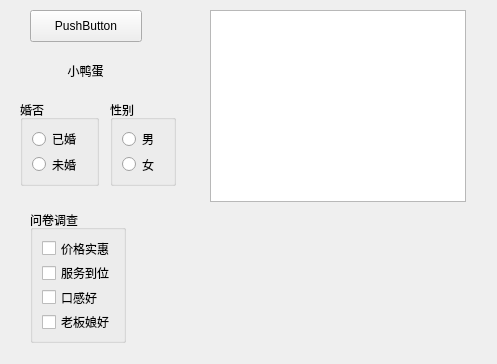
<?xml version="1.0" encoding="UTF-8"?>
<ui version="4.0">
 <class>Widget</class>
 <widget class="QWidget" name="Widget">
  <property name="geometry">
   <rect>
    <x>0</x>
    <y>0</y>
    <width>497</width>
    <height>364</height>
   </rect>
  </property>
  <property name="windowTitle">
   <string>Widget</string>
  </property>
  <widget class="QPushButton" name="pushButton">
   <property name="geometry">
    <rect>
     <x>30</x>
     <y>10</y>
     <width>112</width>
     <height>32</height>
    </rect>
   </property>
   <property name="text">
    <string>PushButton</string>
   </property>
  </widget>
  <widget class="QToolButton" name="toolButton">
   <property name="geometry">
    <rect>
     <x>30</x>
     <y>50</y>
     <width>111</width>
     <height>41</height>
    </rect>
   </property>
   <property name="text">
    <string>小鸭蛋</string>
   </property>
   <property name="icon">
    <iconset resource="res.qrc">
     <normaloff>:/image/2.jpg</normaloff>:/image/2.jpg</iconset>
   </property>
   <property name="iconSize">
    <size>
     <width>32</width>
     <height>32</height>
    </size>
   </property>
   <property name="toolButtonStyle">
    <enum>Qt::ToolButtonTextBesideIcon</enum>
   </property>
   <property name="autoRaise">
    <bool>true</bool>
   </property>
  </widget>
  <widget class="QGroupBox" name="groupBox">
   <property name="geometry">
    <rect>
     <x>110</x>
     <y>100</y>
     <width>66</width>
     <height>86</height>
    </rect>
   </property>
   <property name="title">
    <string>性别</string>
   </property>
   <layout class="QVBoxLayout" name="verticalLayout">
    <item>
     <widget class="QRadioButton" name="rBtnMan">
      <property name="text">
       <string>男</string>
      </property>
     </widget>
    </item>
    <item>
     <widget class="QRadioButton" name="rBtnWoman">
      <property name="text">
       <string>女</string>
      </property>
     </widget>
    </item>
   </layout>
  </widget>
  <widget class="QGroupBox" name="groupBox_2">
   <property name="geometry">
    <rect>
     <x>20</x>
     <y>100</y>
     <width>79</width>
     <height>86</height>
    </rect>
   </property>
   <property name="title">
    <string>婚否</string>
   </property>
   <layout class="QVBoxLayout" name="verticalLayout_2">
    <item>
     <widget class="QRadioButton" name="radioButton_3">
      <property name="text">
       <string>已婚</string>
      </property>
     </widget>
    </item>
    <item>
     <widget class="QRadioButton" name="radioButton_4">
      <property name="text">
       <string>未婚</string>
      </property>
     </widget>
    </item>
   </layout>
  </widget>
  <widget class="QGroupBox" name="groupBox_3">
   <property name="geometry">
    <rect>
     <x>30</x>
     <y>210</y>
     <width>96</width>
     <height>133</height>
    </rect>
   </property>
   <property name="title">
    <string>问卷调查</string>
   </property>
   <layout class="QVBoxLayout" name="verticalLayout_3">
    <item>
     <widget class="QCheckBox" name="checkBox">
      <property name="text">
       <string>价格实惠</string>
      </property>
     </widget>
    </item>
    <item>
     <widget class="QCheckBox" name="checkBox_2">
      <property name="text">
       <string>服务到位</string>
      </property>
     </widget>
    </item>
    <item>
     <widget class="QCheckBox" name="checkBox_3">
      <property name="text">
       <string>口感好</string>
      </property>
     </widget>
    </item>
    <item>
     <widget class="QCheckBox" name="cBox">
      <property name="text">
       <string>老板娘好</string>
      </property>
      <property name="tristate">
       <bool>true</bool>
      </property>
     </widget>
    </item>
   </layout>
  </widget>
  <widget class="QListWidget" name="listWidget">
   <property name="geometry">
    <rect>
     <x>210</x>
     <y>10</y>
     <width>256</width>
     <height>192</height>
    </rect>
   </property>
  </widget>
 </widget>
 <resources>
  <include location="res.qrc"/>
 </resources>
 <connections/>
</ui>
